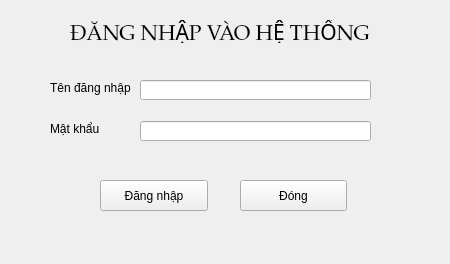
<?xml version="1.0" encoding="UTF-8"?>
<ui version="4.0">
 <class>loginWindow</class>
 <widget class="QWidget" name="loginWindow">
  <property name="geometry">
   <rect>
    <x>0</x>
    <y>0</y>
    <width>450</width>
    <height>264</height>
   </rect>
  </property>
  <property name="windowTitle">
   <string>Đăng nhập</string>
  </property>
  <property name="windowIcon">
   <iconset>
    <normaloff>C:/Users/nguye/OneDrive/Hình ảnh/donga.jpg</normaloff>C:/Users/nguye/OneDrive/Hình ảnh/donga.jpg</iconset>
  </property>
  <widget class="QLabel" name="label_3">
   <property name="geometry">
    <rect>
     <x>70</x>
     <y>20</y>
     <width>321</width>
     <height>23</height>
    </rect>
   </property>
   <property name="font">
    <font>
     <family>Palatino Linotype</family>
     <pointsize>16</pointsize>
    </font>
   </property>
   <property name="text">
    <string>ĐĂNG NHẬP VÀO HỆ THỐNG</string>
   </property>
  </widget>
  <widget class="QLineEdit" name="taiKhoan_lineEdit">
   <property name="geometry">
    <rect>
     <x>140</x>
     <y>80</y>
     <width>231</width>
     <height>20</height>
    </rect>
   </property>
  </widget>
  <widget class="QLabel" name="label_2">
   <property name="geometry">
    <rect>
     <x>50</x>
     <y>121</y>
     <width>81</width>
     <height>16</height>
    </rect>
   </property>
   <property name="text">
    <string>Mật khẩu</string>
   </property>
  </widget>
  <widget class="QLineEdit" name="matKhau_lineEdit">
   <property name="geometry">
    <rect>
     <x>140</x>
     <y>121</y>
     <width>231</width>
     <height>20</height>
    </rect>
   </property>
   <property name="echoMode">
    <enum>QLineEdit::Password</enum>
   </property>
  </widget>
  <widget class="QLabel" name="label">
   <property name="geometry">
    <rect>
     <x>50</x>
     <y>80</y>
     <width>81</width>
     <height>16</height>
    </rect>
   </property>
   <property name="text">
    <string>Tên đăng nhập</string>
   </property>
  </widget>
  <widget class="QPushButton" name="dong_pushButton">
   <property name="geometry">
    <rect>
     <x>240</x>
     <y>180</y>
     <width>107</width>
     <height>31</height>
    </rect>
   </property>
   <property name="text">
    <string>Đóng</string>
   </property>
  </widget>
  <widget class="QPushButton" name="dangNhap_pushButton">
   <property name="geometry">
    <rect>
     <x>100</x>
     <y>180</y>
     <width>108</width>
     <height>31</height>
    </rect>
   </property>
   <property name="text">
    <string>Đăng nhập</string>
   </property>
  </widget>
 </widget>
 <resources/>
 <connections/>
</ui>
